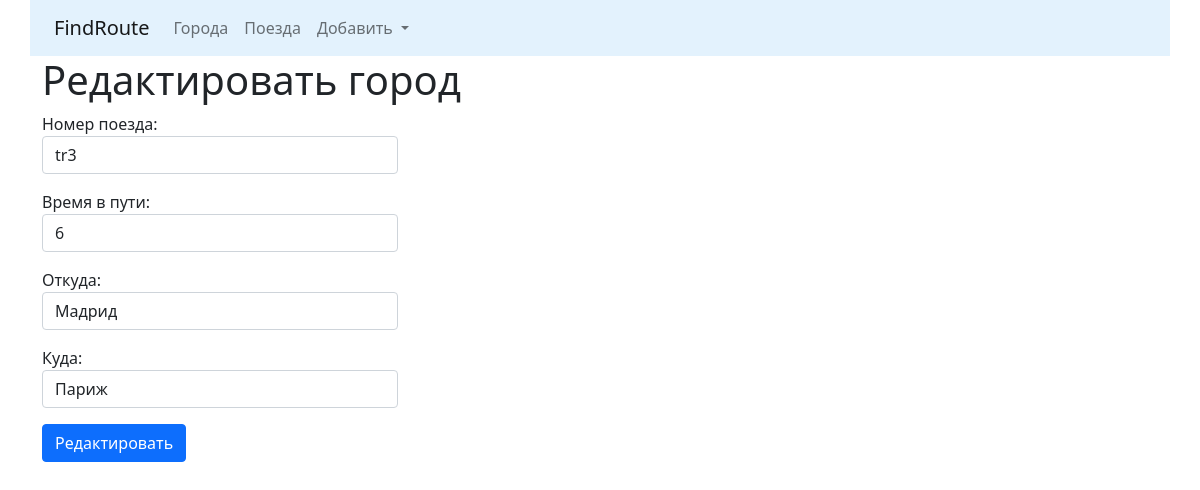
The page /trains/update/4/ on the database its author committed.
### trains/models.py (models this page shows, shortened)
class Train(models.Model):
    name = models.CharField(max_length=50, unique=True, verbose_name='Номер поезда')
    travel_time = models.PositiveSmallIntegerField(verbose_name='Время в пути')
    from_city = models.ForeignKey(City, on_delete=models.CASCADE, related_name='from_city_set',
                                  verbose_name='Из какого города')
    to_city = models.ForeignKey('cities.City', on_delete=models.CASCADE, related_name='to_city_set',
                                verbose_name='В какой город')
    class Meta:
        verbose_name = 'Поезд'
        verbose_name_plural = 'Поезда'
        ordering = ['travel_time']

### cities/models.py (models this page shows, shortened)
class City(models.Model):
    name = models.CharField(
        max_length=100, unique=True, verbose_name='Город'
    )
    def __str__(self):
        return self.name
    class Meta:
        verbose_name = 'Город'
        verbose_name_plural = 'Города'
        ordering = ['name']

### trains/views.py (the view)
# urls.py: path('update/<int:pk>/', TrainUpdateView.as_view(), name='update'),
class TrainUpdateView(SuccessMessageMixin, UpdateView):
    model = Train
    form_class = TrainForm
    template_name = 'trains/update.html'
    success_url = reverse_lazy('trains:home')
    success_message = 'Поезд успешно отредактирован'

### trains/forms.py
class TrainForm(forms.ModelForm):
    name = forms.CharField(label='Номер поезда',
                           widget=forms.TextInput(
                               attrs={'class': 'form-control', 'placeholder': 'Введите номер поезда'}))
    travel_time = forms.IntegerField(label='Время в пути',
                                     widget=forms.NumberInput(
                                         attrs={'class': 'form-control', 'placeholder': 'Время в пути'}))
    from_city = forms.ModelChoiceField(label='Откуда', queryset=City.objects.all(),
                                       widget=forms.Select(
                                           attrs={'class': 'form-control'}))
    to_city = forms.ModelChoiceField(label='Куда', queryset=City.objects.all(),
                                     widget=forms.Select(
                                         attrs={'class': 'form-control'}))
    class Meta:
        model = Train
        fields = '__all__'

### trains/templates/trains/update.html (shortened to what this page needs)
{% extends 'base.html' %}
{% block content %}
<h1>Редактировать город</h1>
{% include 'form.html' with button='Редактировать' %}
{% endblock %}

### templates/form.html
<div class="row">
    <div class="col-md-4">
        <form action="{{action}}" method="post"> {% csrf_token %}
            {{ form.as_p }}
            <button class="btn btn-primary" type="submit">{{ button }}</button>
        </form>
    </div>
</div>

### rows shown on the page
Train: name "tr3", travel_time "6", from_city "Мадрид", to_city "Париж"

### other values the page prints
{{ button }} "Редактировать"
